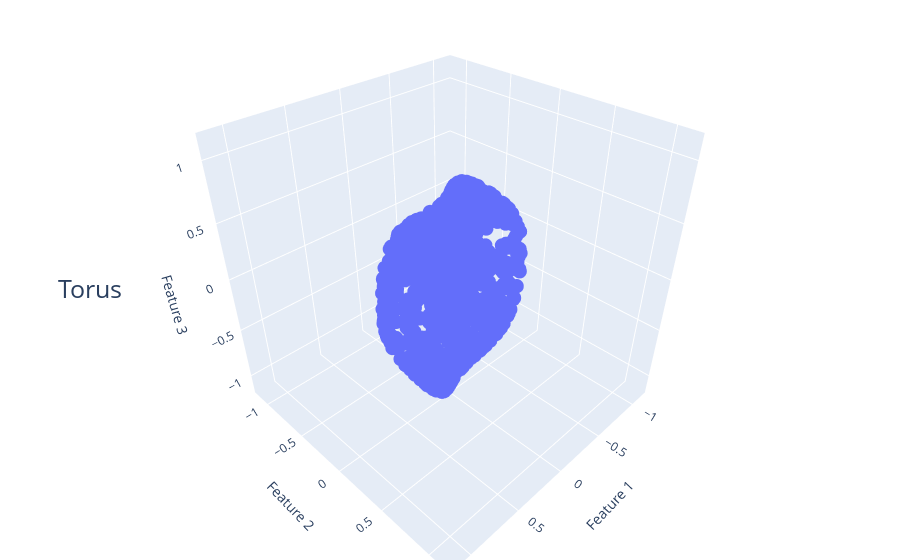

The cell this chart's notebook holds for it:
### Markdown cell above
### Encode 2-dim Flat torus in $N$-dimensional neural state space (N=3).

### Code cell
num_points = 1000

torus_points = synthetic.hypertorus(2, num_points, radii=[1, 1])

N = 3

encoding_matrix = synthetic.random_encoding_matrix(4, N)

encoded_data = synthetic.encode_points(torus_points, encoding_matrix)

scales = 2 * gs.ones(N)

sigmoid_data = synthetic.apply_nonlinearity(encoded_data, "sigmoid", scales=scales)


x = sigmoid_data[:, 0]
y = sigmoid_data[:, 1]
z = sigmoid_data[:, 2]


scatter = go.Scatter3d(x=x, y=y, z=z, mode="markers", marker=dict(size=5))


fig = go.Figure(data=[scatter])

fig.update_layout(
    title={
        "text": "Torus",
        "y": 0.5,
        "x": 0.1,
        "xanchor": "center",
        "yanchor": "top",
        "font": dict(size=25),
    },
    scene=dict(
        aspectmode="cube",
        xaxis=dict(range=[-1.2, 1.2], title="Feature 1"),
        yaxis=dict(range=[-1.2, 1.2], title="Feature 2"),
        zaxis=dict(range=[-1.2, 1.2], title="Feature 3"),
    ),
    margin=dict(l=0, r=0, b=0, t=0),
)

fig.show()

### Figure 1 — Plotly figure (JSON) as saved in the notebook; plotly's stock layout.template omitted (floating-point values rounded to 4 significant figures; data arrays with more than 128 entries replaced by an {"elided": "..."} marker saying what was removed)
{"data": [{"marker": {"size": 5}, "mode": "markers", "type": "scatter3d", "x": {"elided": "1000 float values"}, "y": {"elided": "1000 float values"}, "z": {"elided": "1000 float values"}}], "layout": {"margin": {"b": 0, "l": 0, "r": 0, "t": 0}, "scene": {"aspectmode": "cube", "xaxis": {"range": [-1.2, 1.2], "title": {"text": "Feature 1"}}, "yaxis": {"range": [-1.2, 1.2], "title": {"text": "Feature 2"}}, "zaxis": {"range": [-1.2, 1.2], "title": {"text": "Feature 3"}}}, "title": {"font": {"size": 25}, "text": "Torus", "x": 0.1, "xanchor": "center", "y": 0.5, "yanchor": "top"}}}
